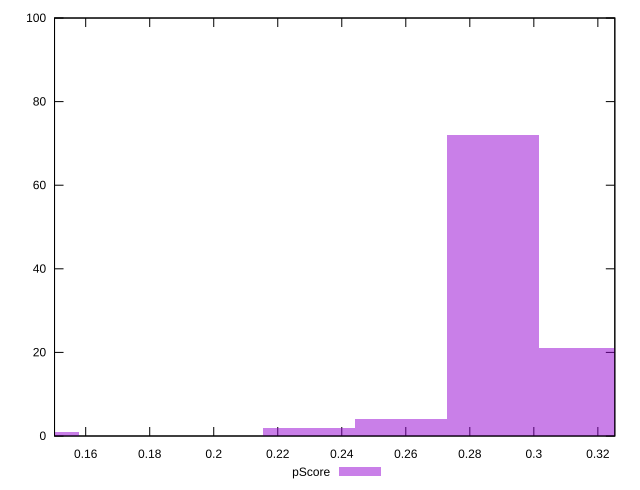

gnuplot code for this plot:
reset

$pScore <<EOF
0.3158362345736073 21
0.2871238496123703 72
0.2584114646511333 4
0.22969907968989625 2
0.14356192480618515 1
EOF

set key outside below
set boxwidth 0.02871238496123703
set xrange [0.15026500008753696:0.32530032843910134]
set yrange [0:100]
set trange [0:100]
set style fill transparent solid 0.5 noborder
set terminal svg size 640, 490 enhanced background rgb 'white'
set output "reports/report_00033_2021-03-01T14-23-16.841Z/max-potential-fid/samples/astro-cached/pScore/histogram.svg"

plot $pScore title "pScore" with boxes

reset
